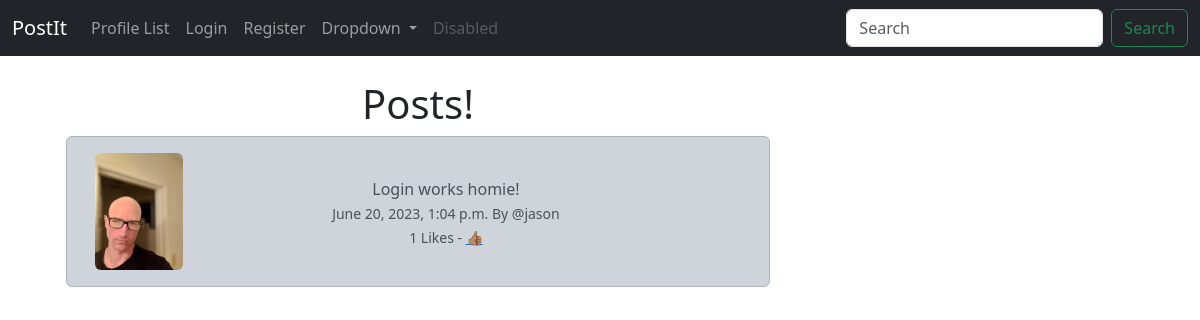
Page /post_show/6 on the committed database.
### postit/models.py (models this page shows, shortened)
class Post(models.Model):
    user = models.ForeignKey(
        User, related_name='posts',
        on_delete=models.DO_NOTHING
    )
    body = models.CharField(max_length=200)
    created_at = models.DateTimeField(auto_now_add=True)
    likes = models.ManyToManyField(User, related_name='post_like', blank=True)
    def number_of_likes(self):
        return self.likes.count()

class Profile(models.Model):
    user = models.OneToOneField(User, on_delete=models.CASCADE)
    follows = models.ManyToManyField(
        'self',
        related_name='followed_by',
        symmetrical=False,
        blank=True
    )
    date_modified = models.DateTimeField(User, auto_now=True)
    profile_image = models.ImageField(null=True, blank=True, upload_to='images/')

### postit/views.py (the view)
# urls.py: path('post_show/<int:pk>', views.post_show, name='post_show'),
def post_show(request, pk):
    post = get_object_or_404(Post, id=pk)
    if post:
        return render(request, 'show_post.html', {'post': post})
    else:
        messages.success(request, 'That post does not exist!')
        return redirect('home')

### postit/templates/show_post.html (shortened to what this page needs)
{% extends 'base.html' %}
{% load static %}
{% block content %}
<div class="container text-center">
    <div class="row">
        <div class="col-8">
            <h1>Posts!</h1>
            <div class="alert alert-dark" role="alert">
                <div class="container">
                    <div class="row">
                        <div class="col-2">
                            {% if post.user.profile.profile_image %}
                            <img src="{{ post.user.profile.profile_image.url }}"
                                 class="img-fluid rounded"
                                 alt="{{ post.user.profile.user.username }}"/>
                            {% else %}
                            <img src="{% static 'images/profile.jpg' %}" width=100
                                 height=100 class="img-fluid"
                                 alt="{{ profile.user.username }}"/>
                            {% endif %}
                        </div>
                        <div class="col-9">
                            <br/>
                            {{ post.body }}<br/>
                            <small class="text-muted">
                                {{ post.created_at}} By @{{ post.user.username }}<br/>
                                {{ post.number_of_likes }} Likes -
                                {% if user in post.likes.all %}
                                <a href="{% url 'post_like' post.id %}">👎🏿</a>
                                {% else %}
                                <a href="{% url 'post_like' post.id %}">👍🏽</a>
                                {% endif %}
                            </small>
                        </div>
                        <br/><br/>
                    </div>
                </div>
            </div>
        </div>
        <div class="col-4">
            <br/><br/>
        </div>
    </div>
</div>
{% endblock %}

### rows in the picture
Post: user.profile.profile_image (picture), body "Login works homie!", created_at "June 20, 2023, 1:04 p.m.", user.username "jason", number_of_likes "1"
